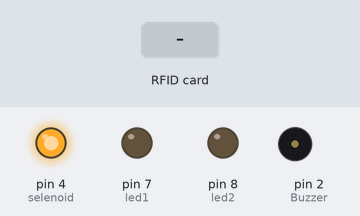
A sketch run on a simulated Arduino Uno, built with avr-gcc and run on an emulated ATmega328P. Parts: output pins drawn as LEDs (lit = HIGH), buzzer (waves = sounding). Inputs (shaded band) come from the test bench. Pins used as bus, display or sensor lines are not drawn; what the sketch prints to the serial monitor is not drawn.

Above: at 1.2 s.
1.3 s: RFID card 89 45 FE 17 held to the reader
At 1.4 s:
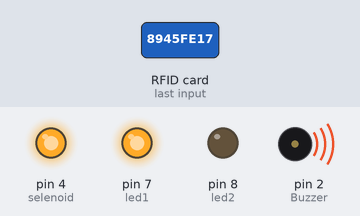
At 3.9 s:
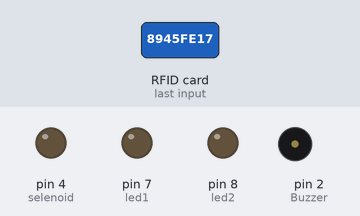
4.3 s: RFID card 5E 7A 19 C4 held to the reader
At 8.16 s:
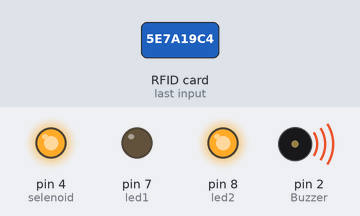
Timing chart, 0 to 9.8 s (numbered marks = the images above; inputs shaded):
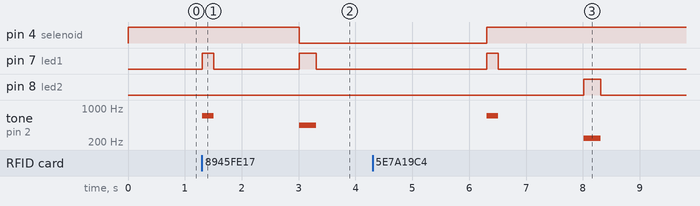

The sketch:

selenoid.ino
```cpp
#include <SPI.h>
#include <MFRC522.h>
int selenoid=4;

#define SS_PIN 10
#define RST_PIN 9
#define Buzzer 2
#define led1 7
#define led2 8

MFRC522 rfid(SS_PIN, RST_PIN);

void setup() {
  Serial.begin(9600);
  // relay off
  pinMode(selenoid, OUTPUT);
  digitalWrite(selenoid, HIGH);

  Serial.println("Please Input Card..");
  SPI.begin();
  rfid.PCD_Init();
  pinMode(Buzzer, OUTPUT);
  pinMode(led1, OUTPUT);
  pinMode(led2, OUTPUT);
}

void loop() {
  digitalWrite(selenoid, HIGH);
  if(! rfid.PICC_IsNewCardPresent() || ! rfid.PICC_ReadCardSerial()) return;

  Serial.print("NUID tag is :");
  digitalWrite(led1, HIGH);
  tone(Buzzer, 700);
  delay(200);
  digitalWrite(led1, LOW);
  noTone(Buzzer);
  String ID = "";

  for (byte i = 0; i < rfid.uid.size; i++) {
    Serial.print(rfid.uid.uidByte[i] < 0x10 ? " 0" : " ");
    Serial.print(rfid.uid.uidByte[i], HEX);
    ID.concat(String(rfid.uid.uidByte[i] < 0x10 ? " 0" : " "));
    ID.concat(String(rfid.uid.uidByte[i], HEX));
    delay(300);
  }

  Serial.println();
  ID.toUpperCase();

  if(ID.substring(1) == "89 45 FE 17") {
    delay(300);
    digitalWrite(led1, HIGH);
    tone(Buzzer, 440);
    digitalWrite(selenoid, LOW);
    Serial.println("Benar.");

    delay(300);
    digitalWrite(led1, LOW);
    noTone(Buzzer);
    delay(3000);
  } else {
    delay(300);
    digitalWrite(led2, HIGH);
    tone(Buzzer, 240);
    Serial.println("Salah!");

    delay(300);
    digitalWrite(led2, LOW);
    noTone(Buzzer);
    delay(300);
  }
}
```

Measured:
- after the input at 1.3 s, pin 4 (selenoid): HIGH → LOW after 1.7 s; pin 7 (led1): LOW → HIGH at once, → LOW 0.20 s later, → HIGH 1.5 s later, → LOW 0.30 s later; tone on pin 2 (Buzzer): silent → 700 Hz at once, → silent 0.20 s later, → 440 Hz 1.5 s later, → silent 0.30 s later
- after the input at 4.3 s, pin 7 (led1): LOW → HIGH after 2.0 s, → LOW 0.20 s later; pin 8 (led2): LOW → HIGH after 3.7 s, → LOW 0.30 s later; tone on pin 2 (Buzzer): silent → 700 Hz after 2.0 s, → silent 0.20 s later, → 240 Hz 1.5 s later, → silent 0.30 s later
